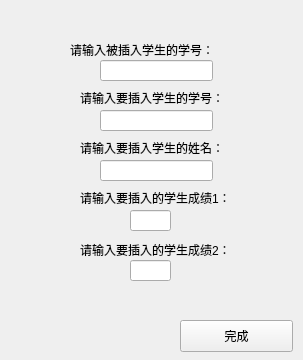
<?xml version="1.0" encoding="UTF-8"?>
<ui version="4.0">
 <class>insetStu</class>
 <widget class="QWidget" name="insetStu">
  <property name="geometry">
   <rect>
    <x>0</x>
    <y>0</y>
    <width>303</width>
    <height>360</height>
   </rect>
  </property>
  <property name="windowTitle">
   <string>Form</string>
  </property>
  <widget class="QLineEdit" name="stuScore2LineText">
   <property name="geometry">
    <rect>
     <x>130</x>
     <y>260</y>
     <width>41</width>
     <height>21</height>
    </rect>
   </property>
  </widget>
  <widget class="QLabel" name="label">
   <property name="geometry">
    <rect>
     <x>80</x>
     <y>90</y>
     <width>151</width>
     <height>16</height>
    </rect>
   </property>
   <property name="text">
    <string>请输入要插入学生的学号：</string>
   </property>
  </widget>
  <widget class="QLabel" name="label_3">
   <property name="geometry">
    <rect>
     <x>80</x>
     <y>190</y>
     <width>161</width>
     <height>16</height>
    </rect>
   </property>
   <property name="text">
    <string>请输入要插入的学生成绩1：</string>
   </property>
  </widget>
  <widget class="QLabel" name="label_4">
   <property name="geometry">
    <rect>
     <x>80</x>
     <y>240</y>
     <width>161</width>
     <height>20</height>
    </rect>
   </property>
   <property name="text">
    <string>请输入要插入的学生成绩2：</string>
   </property>
  </widget>
  <widget class="QLineEdit" name="stuIdLineText">
   <property name="geometry">
    <rect>
     <x>100</x>
     <y>110</y>
     <width>113</width>
     <height>21</height>
    </rect>
   </property>
  </widget>
  <widget class="QLabel" name="label_2">
   <property name="geometry">
    <rect>
     <x>80</x>
     <y>140</y>
     <width>151</width>
     <height>16</height>
    </rect>
   </property>
   <property name="text">
    <string>请输入要插入学生的姓名：</string>
   </property>
  </widget>
  <widget class="QLineEdit" name="stuNameLineText">
   <property name="geometry">
    <rect>
     <x>100</x>
     <y>160</y>
     <width>113</width>
     <height>21</height>
    </rect>
   </property>
  </widget>
  <widget class="QPushButton" name="finishBtn">
   <property name="geometry">
    <rect>
     <x>180</x>
     <y>320</y>
     <width>113</width>
     <height>32</height>
    </rect>
   </property>
   <property name="text">
    <string>完成</string>
   </property>
  </widget>
  <widget class="QLineEdit" name="stuScore1LineText">
   <property name="geometry">
    <rect>
     <x>130</x>
     <y>210</y>
     <width>41</width>
     <height>21</height>
    </rect>
   </property>
  </widget>
  <widget class="QLabel" name="label_5">
   <property name="geometry">
    <rect>
     <x>70</x>
     <y>40</y>
     <width>181</width>
     <height>20</height>
    </rect>
   </property>
   <property name="text">
    <string>请输入被插入学生的学号：</string>
   </property>
  </widget>
  <widget class="QLineEdit" name="laterStuIdLineText">
   <property name="geometry">
    <rect>
     <x>100</x>
     <y>60</y>
     <width>113</width>
     <height>21</height>
    </rect>
   </property>
  </widget>
 </widget>
 <resources/>
 <connections/>
</ui>
